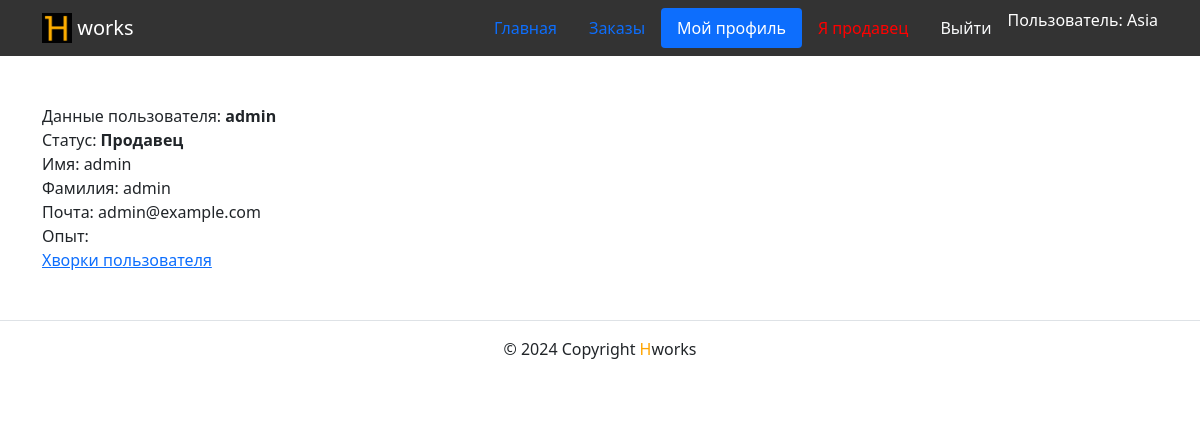
The app's page /profile/admin/ (signed in) with its own data.
### users/models.py (models this page shows)
class HworksUser(AbstractUser):
    exp = models.TextField(
        'Ваш опыт работы',
        blank=True, null=True,
        help_text='Расскажите о вашем опыте рабрты'
    )
    is_freelancer = models.BooleanField(
        'Я продавец',
        default=False,
        help_text='Если вы покупатель, оставьте это поле пустым'
    )

### hworks/views.py (the view)
# urls.py: path('profile/<str:username>/', views.profile_view, name='profile'),
@login_required
def profile_view(request, username):
    user = get_object_or_404(User, username=username)
    context = {'user_profile': user}
    template_name = 'hworks/profile.html'
    return render(request, template_name, context)

### templates/hworks/profile.html (shortened to what this page needs)
{% extends 'base.html' %}
{% block content %}
<div class="container py-5">
    Данные пользователя: <b>{{ user_profile.username }}</b><br/>
    Статус:
    <b>
        {% if user_profile.is_freelancer %}
            Продавец
        {% else %}
            Покупатель
        {% endif %}
    </b><br/>
    Имя: {{ user_profile.first_name }}<br/>
    Фамилия: {{ user_profile.last_name }}<br/>
    Почта: {{ user_profile.email }}<br/>
    {% if user_profile.is_freelancer %}
        Опыт: {{ user.exp }}<br/>
    {% endif %}
    {% if user_profile.is_freelancer %}
    <a href="{% url 'hworks:hwork_user_list' user_profile.username %}">Хворки пользователя</a><br/>
    {% endif %}
</div>
{% endblock %}

### templates/includes/header.html (shortened to what this page needs)
{% load static %}
<nav class="navbar navbar-light" style="background-color: #333333">
    <div class="container">
    <a class="navbar-brand" href="{% url 'hworks:index' %}">
        <img src="{% static 'img/logo.png' %}" width="30" height="30" class="d-inline-block align-top" alt="">
        <span style="color:white">works</span>
    </a>
    <ul class="nav nav-pills">
      <li class="nav-item">
        <a class="nav-link {% if request.resolver_match.view_name  == 'hworks:index' %} active {% endif %}" href="{% url 'hworks:index' %}">Главная</a>
    </li>
    {% if user.is_authenticated %}
    <li class="nav-item">
      <a class="nav-link {% if request.resolver_match.view_name  == 'hworks:orders_list' %} active {% endif %}" href="{% url 'hworks:orders_list' %}">Заказы</a>
    </li>
    <li class="nav-item">
      <a class="nav-link {% if request.resolver_match.view_name  == 'hworks:profile' %} active {% endif %}" href="{% url 'hworks:profile' user.username %}">Мой профиль</a>
    </li>
    <li class="nav-item">
      <a class="nav-link link-light {% if request.resolver_match.view_name  == 'users:change_status' %} active {% endif %}" onclick="document.getElementById('change_status_form').submit();">
        <span style="color: red">
          {% if user.is_freelancer %}
          Я покупатель
          {% else %}
          Я продавец
          {% endif %}
        </span>
      </a>
    </li>
    <li class="nav-item">
      <a class="nav-link link-light {% if request.resolver_match.view_name  == 'users:logout' %} active {% endif %}" onclick="document.getElementById('logout_form').submit();">Выйти</a>
    </li>
    <li>
      <span style="color: white">Пользователь: {{ user.username }}</span>
    </li>
    {% endif %}
  </ul>
  </div>
</nav>

### records on screen
HworksUser: username "Asia"
HworksUser: username "admin", first_name "admin", last_name "admin", email "admin@example.com"
